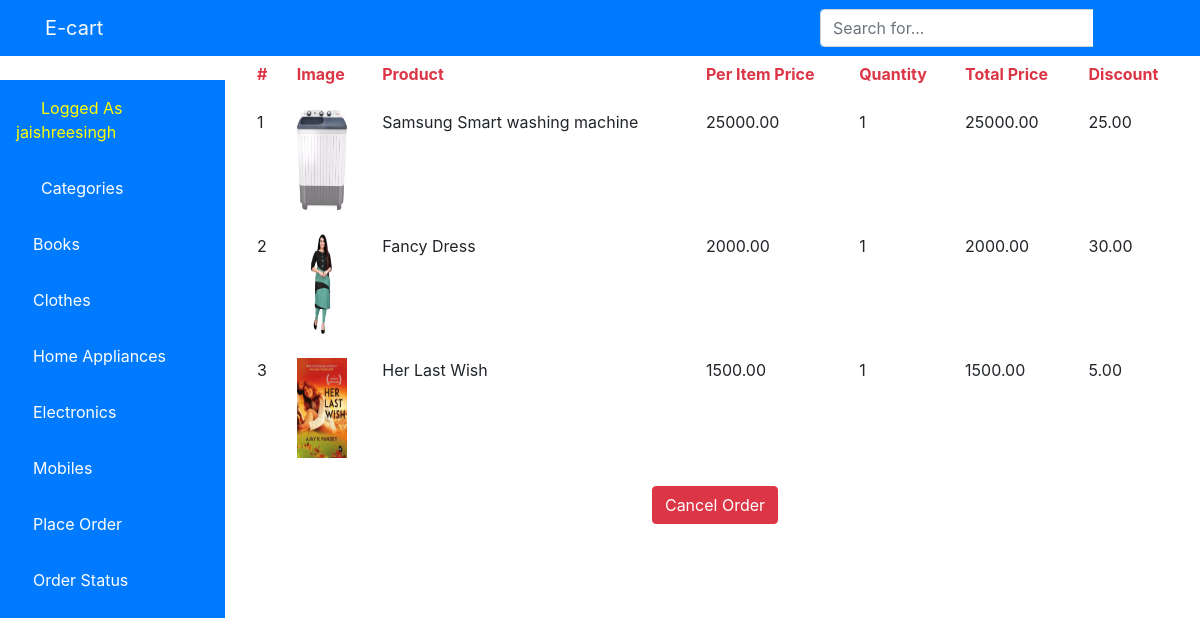
Page /order (signed in) on the committed database.
### ecommerce_app/models.py (models this page shows, shortened)
class Product(models.Model):
    user=models.ForeignKey(User,on_delete=models.CASCADE)
    title=models.CharField(max_length=100)
    pip=models.DecimalField(max_digits=7, decimal_places=2)
    price=models.DecimalField(max_digits=7, decimal_places=2)
    quantity=models.PositiveIntegerField()
    discount=models.DecimalField(max_digits=7, decimal_places=2)
    isOrder=models.BooleanField(default=False)
    pimg=models.ImageField(upload_to='product/')

### ecommerce_app/views.py (the view)
# urls.py: path('order',views.order,name="order"),
def order(request):
    if request.method=='GET':
        order=Order.objects.filter(user=request.user)
        product=Product.objects.filter(user=request.user,isOrder=True)
        context={
            'order':order,
            'products':product
        }
        return render(request,'ecommerce/order.html',context)

### templates/ecommerce/order.html
{% extends 'ecommerce/base.html' %} {% load static %} {% load
crispy_forms_tags%} {% block content %}
{% if products %}
<div class="container responsive" style="margin-left: 230px">
  <table class="table table-borderless">
    <thead class="text-danger">
      <tr>
        <th scope="col" style="margin-left: 23px">#</th>
        <th scope="col">Image</th>
        <th scope="col">Product</th>
        <th scope="col">Per Item Price</th>
        <th scope="col">Quantity</th>
        <th scope="col">Total Price</th>
        <th scope="col">Discount</th>
      </tr>
    </thead>
    <tbody id="myTable">
      {% for product in products %}
      <tr>
        <td scope="row" style="margin-left: 23px">{{forloop.counter}}</td>
        <td>
          <img
            src="{{product.pimg.url}}"
            class="img-fluid"
            alt="..."
            style="width: 50px; height: 100px"
          />
        </td>
        <td>{{product.title}}</td>
        <td>{{product.pip}}</td>
        <td>{{product.quantity}}</td>
        <td>{{product.price}}</td>
        <td>{{product.discount}}</td>
      </tr>
      {% endfor %}
    </tbody>
  </table>
  <div class="container text-center">
    <button type="button" class="btn btn-danger text-light" >
      <a href="{% url 'cancel-order'  %}" style="color:white;"
        >Cancel Order</a
      >
    </button>
  </div>
</div>
{% else %}
<h1 style="margin-left:500px;margin-top:300px;">No order is placed.</h1>
{% endif %}
{% endblock %}

### templates/ecommerce/base.html (shortened to what this page needs)
{% load static %}
<!DOCTYPE html>
<html lang="en">
  <head>
     {% load static %}
    <link
      href="{% static 'vendor/fontawesome-free/css/all.min.css' %}"
      rel="stylesheet"
      type="text/css"
    />
    <link rel="stylesheet" href="{% static 'assets/css/bootstrap.min.css' %}" />
    <link
      rel="stylesheet"
      href="{% static 'assets/fonts/font-awesome-4.7.0/css/font-awesome.min.css' %}"
    />
    <link
      href="{% static 'vendor/datatables/dataTables.bootstrap4.css' %}"
      rel="stylesheet"
    />
    <link
      rel="stylesheet"
      type="text/css"
      href="{% static 'css/master.css' %}"
    />
    <link href="{% static 'css/sb-admin.css' %}" rel="stylesheet" />
  </head>
  <body id="page-top">
    <nav class="navbar navbar-expand navbar-dark bg-primary fixed-top">
      <button
        class="btn btn-link btn-sm text-white order-1 order-sm-0"
        id="sidebarToggle"
        href="#"
      >
        <i class="fas fa-bars"></i>
      </button>
      <a class="navbar-brand mr-1 text-light" href="">E-cart</a>
      <form
        class="d-none d-md-inline-block form-inline ml-auto mr-0 mr-md-3 my-2 my-md-0"
        action="#"
      >
        <div class="input-group">
          <input
            id="myInput"
            type="text"
            class="form-control"
            name="query"
            placeholder="Search for..."
            aria-label="Search"
            aria-describedby="basic-addon2"
          />
          <div class="input-group-append">
            <button class="btn btn-primary" type="submit">
              <i class="fas fa-search"></i>
            </button>
          </div>
        </div>
      </form>
      <ul class="navbar-nav ml-auto ml-md-0">
        <li class="nav-item dropdown no-arrow">
          <a
            class="nav-link dropdown-toggle"
            href="#"
            id="userDropdown"
            role="button"
            data-toggle="dropdown"
            aria-haspopup="true"
            aria-expanded="false"
          >
            <i class="fas fa-user-circle fa-fw text-light"></i>
          </a>
        </li>
      </ul>
    </nav>
    <div id="wrapper" style="padding-top: 50px">
      <ul class="sidebar navbar-nav bg-primary mysidebar " style="margin-top:80px;">
        <li class="nav-item active">
          <a class="nav-link" href="">
            <i class="fas fa-user-circle fa-fw text-warning"></i>
            <span style="color: yellow">Logged As {{ user.username }}</span>
          </a>
        </li>
        <li class="nav-item">
          <a class="nav-link" href="#">
            <i class="fas fa-fw fa-tachometer-alt"></i>
            <span style="color: white">Categories</span>
          </a>
        </li>
        <li class="nav-item">
          <a class="nav-link" href="{% url 'book' %}">
            <i class="fas fa-book text-primary"></i>
            <span style="color: white">Books</span>
          </a>
        </li>
        <li class="nav-item">
          <a class="nav-link" href="{% url 'clothe' %}">
            <i class="fas fa-book text-primary"></i>
            <span style="color: white">Clothes</span>
          </a>
        </li>
        <li class="nav-item">
          <a class="nav-link" href="{% url 'homeappliances' %}">
            <i class="fas fa-book text-primary"></i>
            <span style="color: white">Home Appliances</span>
          </a>
        </li>
        <li class="nav-item">
          <a class="nav-link" href="{% url 'electronic' %}">
            <i class="fas fa-book text-primary"></i>
            <span style="color: white">Electronics</span>
          </a>
        </li>
        <li class="nav-item">
          <a class="nav-link" href="{% url 'mobile' %}">
            <i class="fas fa-book text-primary"></i>
            <span style="color: white">Mobiles</span>
          </a>
        </li>
        <li class="nav-item">
          <a class="nav-link" href="{% url 'place-order' %}">
            <i class="fas fa-book text-primary"></i>
            <span style="color: white">Place Order</span>
          </a>
        </li>
        <li class="nav-item">
          <a class="nav-link" href="{% url 'order' %}">
            <i class="fas fa-book text-primary"></i>
            <span style="color: white">Order Status</span>
          </a>
        </li>
      </ul>
      {% block body %}{% endblock %} {% block content %}{% endblock content %}
    </div>
  </body>
</html>

### static/css/master.css (style rules this page uses)
html { scroll-behavior: smooth; }
li { list-style-type: none; }

### templates/ecommerce/base.html (style rules this page uses)
body { display: flex; flex-direction: column; min-height: 100vh; }
.mysidebar { position: fixed; width: 200px; overflow-y: scroll; top: 0; bottom: 0; }

### rows in the picture
Product: pimg (picture), title "Samsung Smart washing machine", pip "25000.00", quantity "1", price "25000.00", discount "25.00"
Product: pimg (picture), title "Fancy Dress", pip "2000.00", quantity "1", price "2000.00", discount "30.00"
Product: pimg (picture), title "Her Last Wish", pip "1500.00", quantity "1", price "1500.00", discount "5.00"

### other values in the picture
{{ user.username }} "jaishreesingh"
